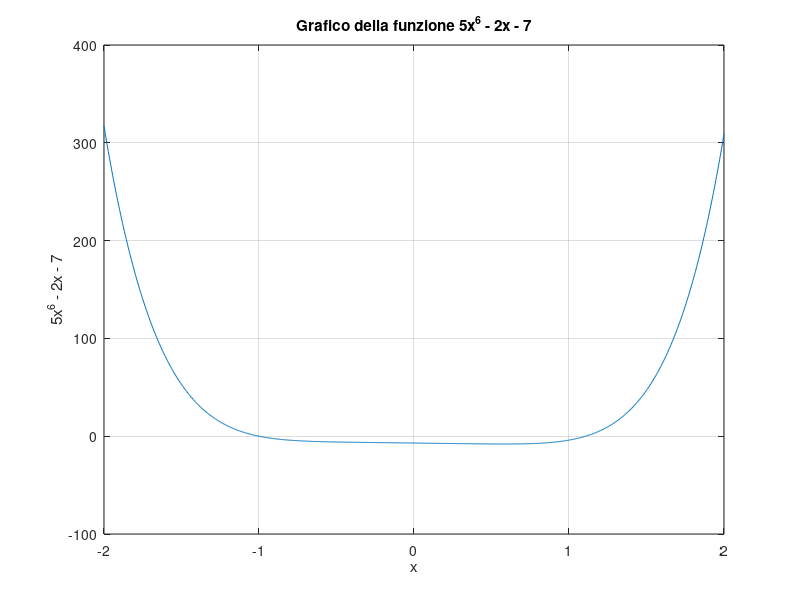

MATLAB code for this plot:
clear
clc
close all
format long

x = linspace(-2, 2, 1000); % Genera 1000 punti tra -2 e 2
y = 5.*x.^6 - 2.*x - 7;
plot(x, y);
grid on;
xlabel('x');
ylabel('5x^6 - 2x - 7');
title('Grafico della funzione 5x^6 - 2x - 7');

% Funzione da trovare la radice
f = @(x) 5*x^6 - 2*x - 7;

% Intervallo iniziale
a = 1;
b = 2;

% Tolleranza
tol = 10^-5;

% Metodo di bisezione
while (b - a) / 2 > tol
    c = (a + b) / 2;
    if f(c) == 0
        break;
    elseif f(a) * f(c) < 0
        b = c;
    else
        a = c;
    end
end

% Radice approssimata
root = (a + b) / 2;
disp('La radice approssimata è: ');
disp(root);

% Intervallo iniziale
x0 = [1, 2];

% Trovare la radice usando fzero
root_fzero = fzero(f, x0);

% Visualizzare il risultato
disp('La radice approssimata con fzero è: ');
disp(root_fzero);

% Confrontare le due radici
differenza = abs(root - root_fzero);
disp('La differenza tra le due radici è: ');
disp(differenza);
